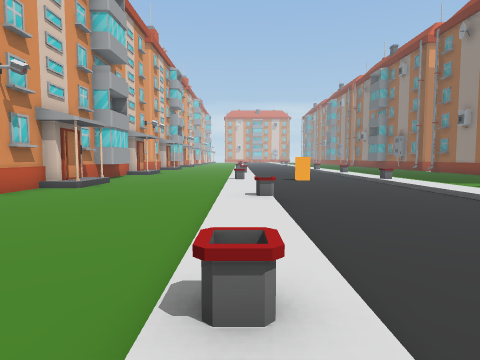
view 1 (above)

23 first-person views from a walk through a Unity game level. The camera is 1.5 m above the floor, tilts 4° down and sees 75° across. The floor is counted in squares, 2 m on a side. Each view is taken from the middle of a square. On the plan, view 1 faces up. The plan holds only what a view shows up to about 10 squares ahead; the rest is blank. The place goes on beyond the plan. The player character is not drawn.

view 2
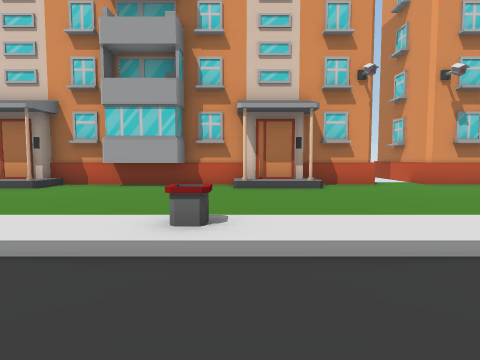

view 3
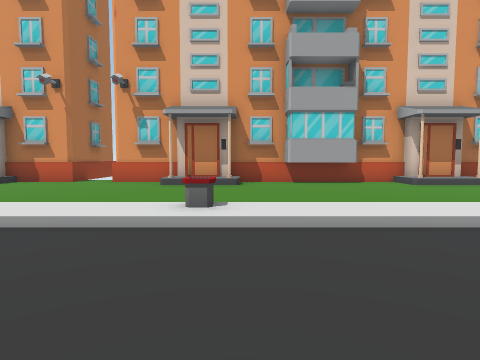

view 4
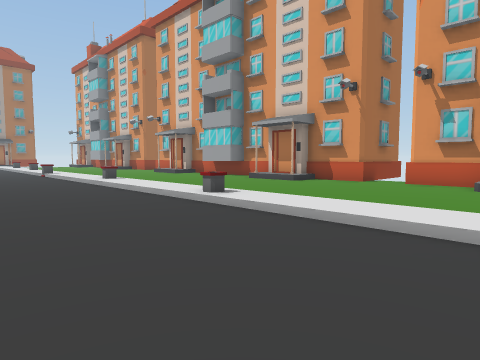

view 5
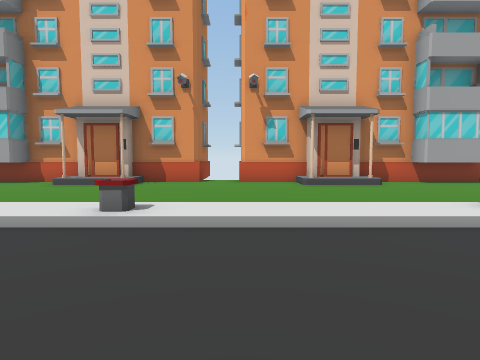

view 6
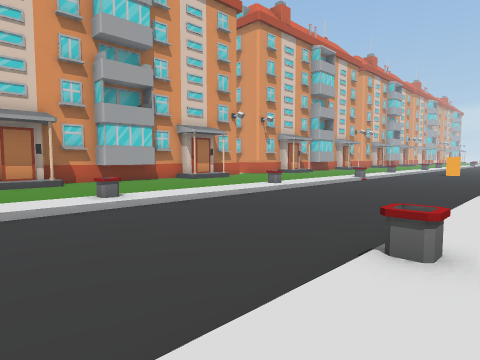

view 7
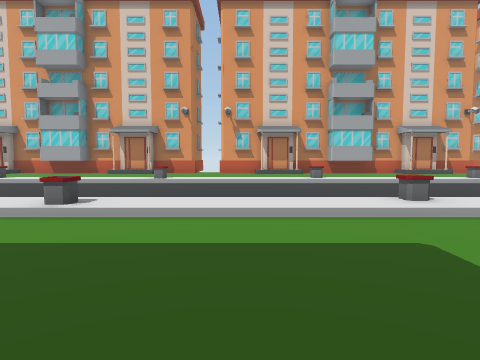

view 8
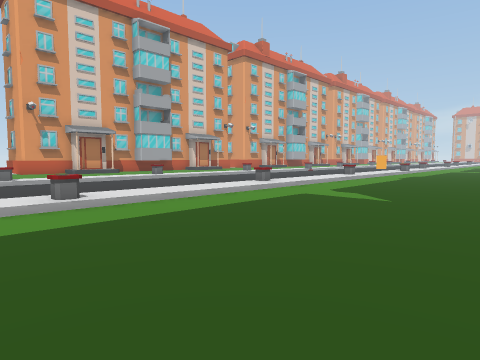

view 9
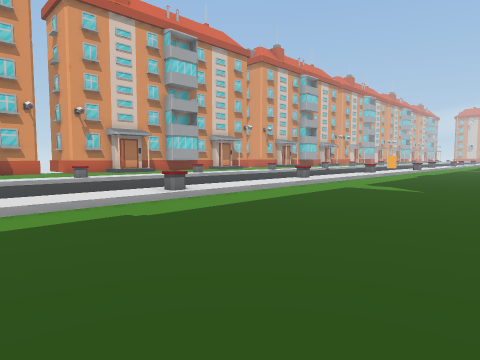

view 10
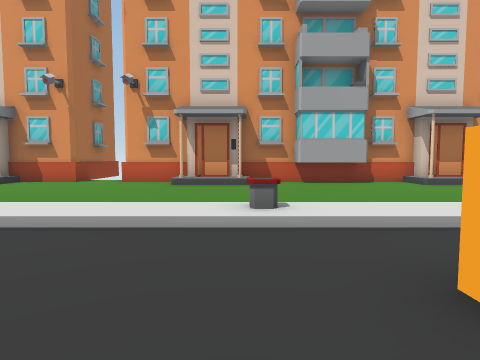

view 11
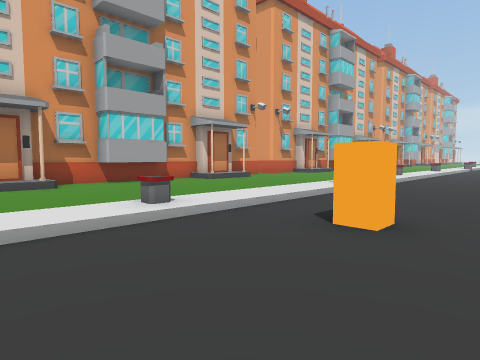

view 12
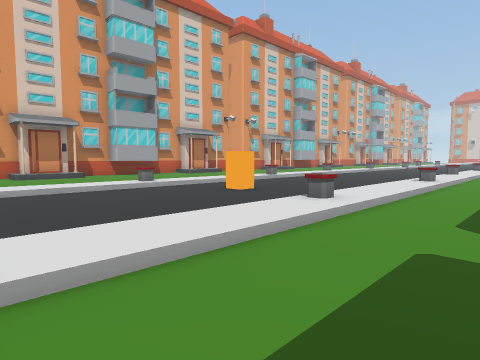

view 13
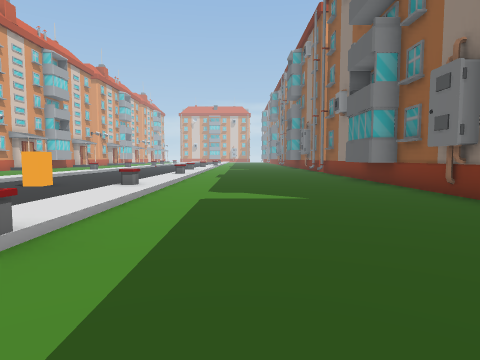

view 14
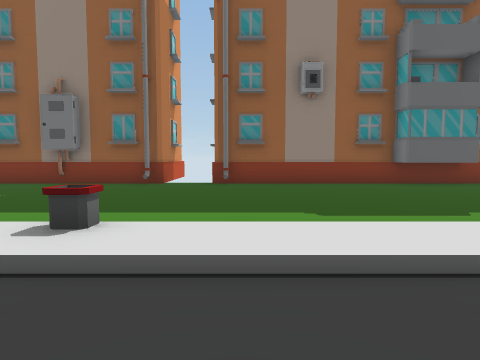

view 15
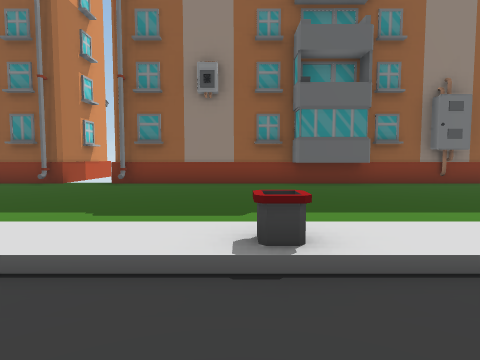

view 16
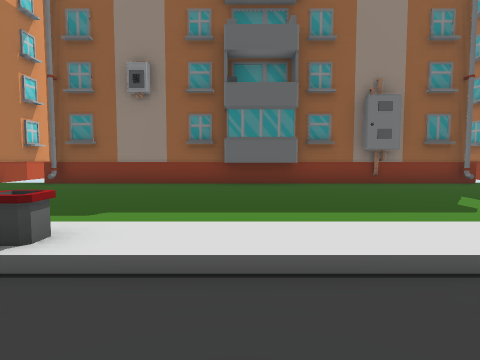

view 17
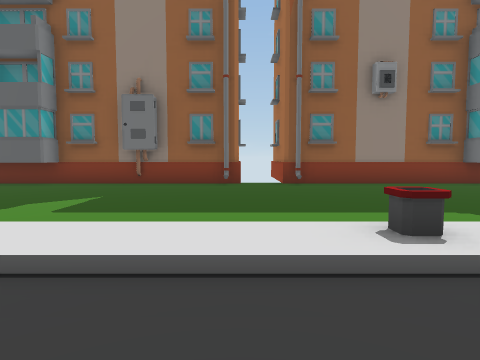

view 18
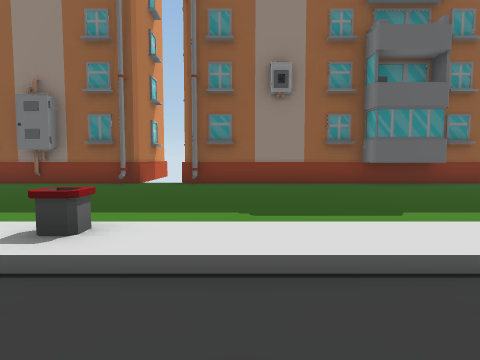

view 19
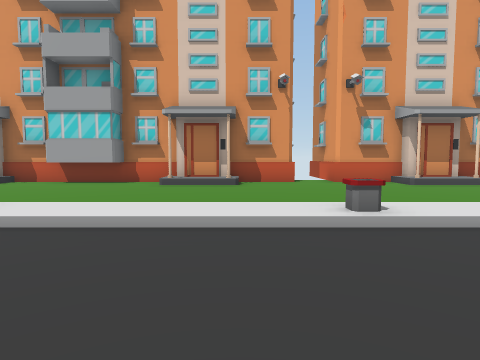

view 20
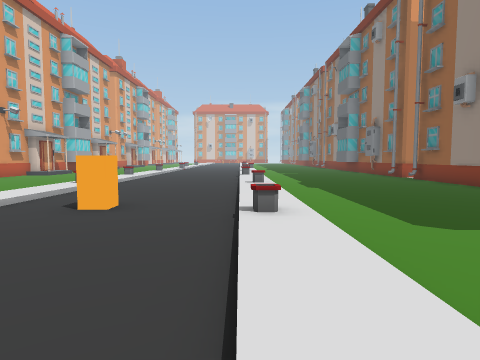

view 21
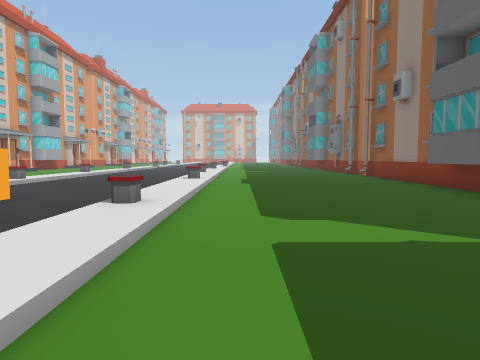

view 22
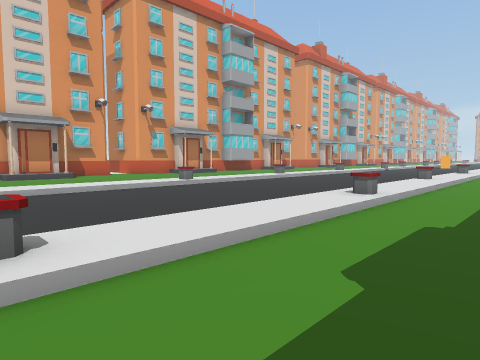

view 23
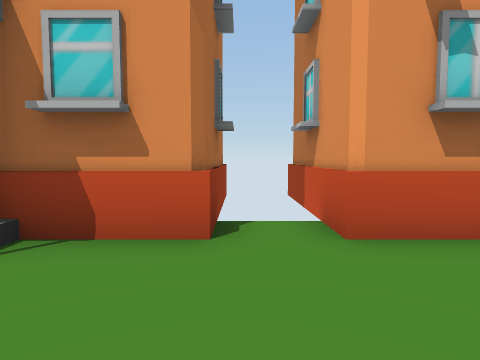

### Floor plan
Key: @ floor where view 1 was taken; # wall or solid block; . main floor; : floor 0.25 m higher than the main floor; + floor 0.5 m higher than the main floor; / step, stairs or slope; ^ raised ledge; B bin.
Columns run from 9 left of view 1 to 13 right of it. Each row starts with its distance up from view 1.
 17    #+. ..B..../B......#
 16    #.....:....//......#
 15    #.....:....//......#
 14    #.....:....//.....##
 13    #.....:.#..//.....##
 12    #.....:....//......#
 11    #+....B....B/......#
 10    #+....:....//......#
  9    #.....:....//......#
  8   ##.....:....//.....##
  7   #......:..../B......#
  6   ^......B....//......^
  5    #.....:....//.....#
  4    ^+....:....//......#
  3    #+....:....//......#
  2    ^+....B....B/......#
  1    #.....:....//......#
  0    #.....@....//.....#
 -1    #.....:....//.....#
 -2    #.....:....//......#
 -3    ^+....:....B/......#
 -4    #+....B....//......#
 -5    ^+....:....//......#
 -6    #.....:....//.....#
 -7 ^^^^.....:....//......^
 -8 ###......B..../B......#
 -9   ##.....:....//.....##
-10    #.....:....//......#
-11    #+....:....//......#
-12    #+....:....//......#
-13    #.....:....//......#
-14    #.....B... B/.....##

Where each view was taken, in squares from view 1:
view 1: 0 up, 0 right, facing up
view 2: 2 up, 3 right, facing left
view 3: 3 down, 4 right, facing left
view 4: 4 down, 4 right, facing down-left
view 5: 7 down, 4 right, facing left
view 6: 6 down, 6 right, facing up-left
view 7: 6 down, 10 right, facing left
view 8: 10 down, 11 right, facing up-left
view 9: 12 down, 11 right, facing up-left
view 10: 11 up, 4 right, facing left
view 11: 9 up, 4 right, facing up-left
view 12: 7 up, 8 right, facing up-left
view 13: 4 up, 8 right, facing up
view 14: 5 up, 3 right, facing right
view 15: 2 up, 3 right, facing right
view 16: 0 up, 3 right, facing right
view 17: 7 down, 3 right, facing right
view 18: 10 down, 3 right, facing right
view 19: 10 down, 4 right, facing left
view 20: 7 up, 5 right, facing up
view 21: 7 up, 7 right, facing up
view 22: 14 down, 8 right, facing up-left
view 23: 8 down, 3 left, facing left
